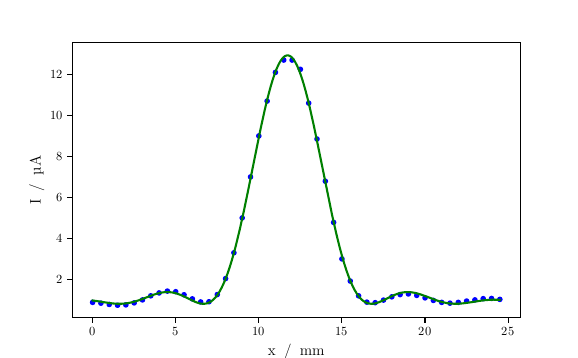

Write the Python code that produced this figure.
import matplotlib.pyplot as plt
import matplotlib as mpl
import numpy as np
from scipy.optimize import curve_fit
import cmath

mpl.use('pgf')
mpl.rcParams.update({
'font.family': 'serif',
'text.usetex': True,
'pgf.rcfonts': False,
'pgf.texsystem': 'lualatex',
'pgf.preamble': r'\usepackage{unicode-math}\usepackage{siunitx}',
})

# y-Achse ist µA und x-Achse mm
I2 = np.genfromtxt('../data/Messdaten_V406_2.txt', comments='#', unpack=True)
I2[1] = I2[1]
lam = 633*10**-6
_d = 626.1
_b = 0.075        # Spaltbreite
Id = 0.7         # Dunkelstrom


def forReal(x, x0, a, b, c):
    x_ = abs(x - x0)
    d_ = np.sqrt(_d**2 + x_**2)
    sin_phi = x_ / d_
    eta = (np.pi * b * sin_phi) / lam
    return ((a*b*np.sinc(eta))**2 + c)*10**6

# die vorgegebenen Startwere p0 sind wichtig, da der Fit ansonsten total daneben ist. x0 kannten wir ja schon in etwa. Den Dunkelstrom und die Spaltbreite auch
params, cov = curve_fit(forReal, I2[0], I2[1], p0=[12, 1, _b, Id])

x1 = np.linspace(0, I2[0][-1], 200)
plt.plot(I2[0], I2[1], 'b.')
plt.plot(x1, forReal(x1, *params), 'g')
plt.xlabel(r'x \:/\: mm')
plt.ylabel(r'I \:/\: µA')
plt.legend(['Messwerte', 'Ausgleichskurve'])

uncertainties = np.sqrt(np.diag(cov))

for name, value, uncertainty in zip('xabI', params, uncertainties): 
    print(f'{name} = {value:8.8f} ± {uncertainty:.8f}')

plt.savefig('EinzelspaltFit.pdf')